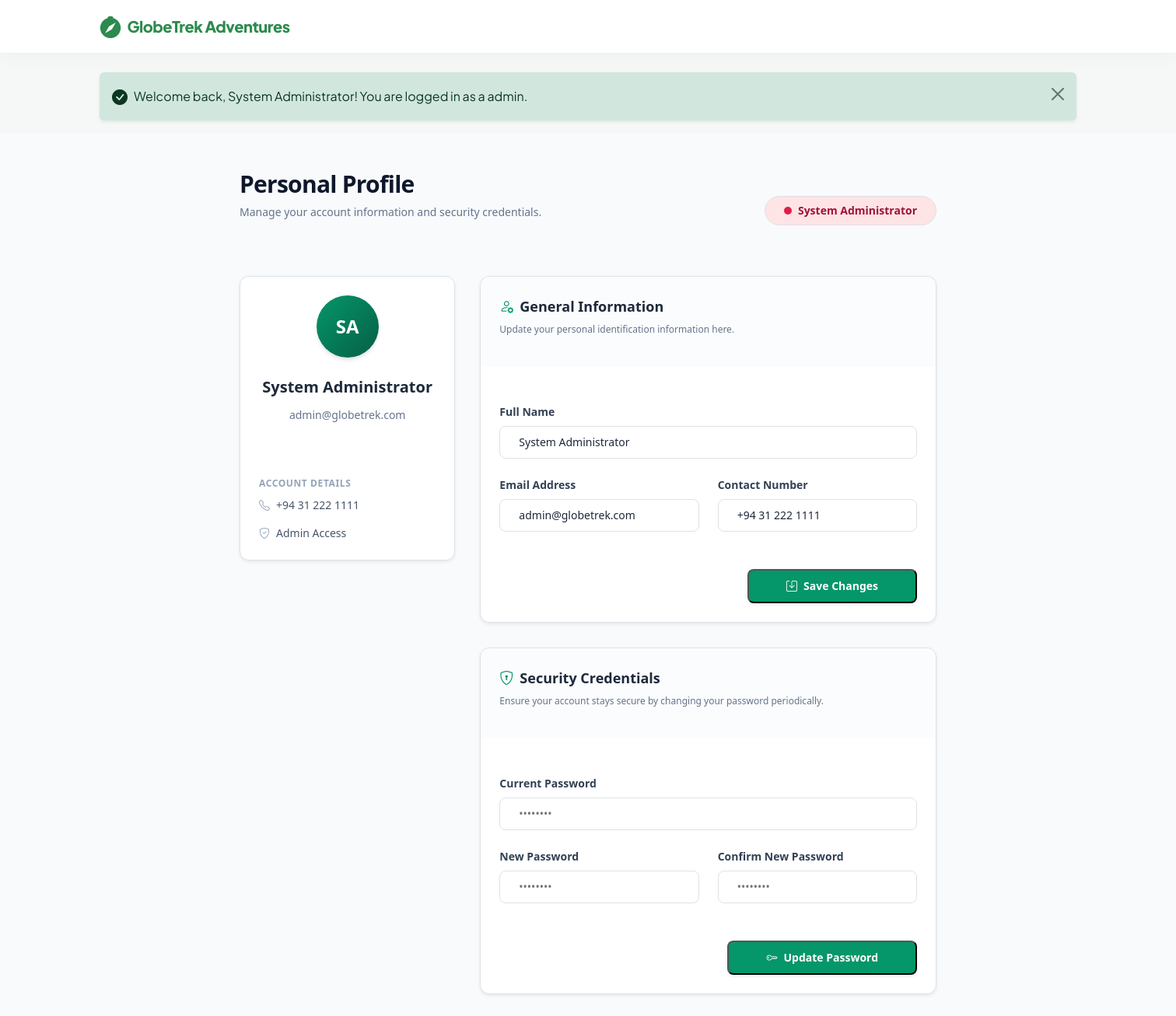
The app's page /profile.php (signed in) with its own data.
### tables this page shows
CREATE TABLE IF NOT EXISTS `users` (
  `id` INT AUTO_INCREMENT PRIMARY KEY,
  `name` VARCHAR(100) NOT NULL,
  `email` VARCHAR(100) NOT NULL UNIQUE,
  `password` VARCHAR(255) NOT NULL,
  `role` ENUM('customer', 'staff', 'admin') NOT NULL DEFAULT 'customer',
  `contact_number` VARCHAR(20) NOT NULL,
  `created_at` TIMESTAMP DEFAULT CURRENT_TIMESTAMP
);

### profile.php (the view, shortened to what this page needs)
<?php
require_once __DIR__ . '/config.php';
$user_id = $_SESSION['user_id'];
try {
    $stmt = $pdo->prepare("SELECT name, email, contact_number, role FROM users WHERE id = ?");
    $stmt->execute([$user_id]);
    $user = $stmt->fetch();
} catch (PDOException $e) {
    die("Database access error: " . $e->getMessage());
}
$role_badge = '';
$role_badge_class = '';
if ($user['role'] === 'admin') {
    $role_badge = 'System Administrator';
    $role_badge_class = 'bg-rose-100 text-rose-800 border-rose-300';
} elseif ($user['role'] === 'staff') {
    $role_badge = 'Staff Member';
    $role_badge_class = 'bg-amber-100 text-amber-800 border-amber-300';
} else {
    $role_badge = 'Customer';
    $role_badge_class = 'bg-emerald-100 text-emerald-800 border-emerald-300';
}
require_once __DIR__ . '/includes/header.php';
?>
<script src="https://cdn.tailwindcss.com"></script>
<div class="min-h-screen bg-slate-50 py-12 px-4 sm:px-6 lg:px-8 font-sans">
    <div class="max-w-4xl mx-auto">
        <div class="flex flex-col md:flex-row md:items-center md:justify-between mb-8 pb-4 border-b border-slate-200">
            <div>
                <h1 class="text-3xl font-extrabold text-slate-900 tracking-tight">Personal Profile</h1>
                <p class="mt-2 text-sm text-slate-500">Manage your account information and security credentials.</p>
            </div>
            <div class="mt-4 md:mt-0">
                <span class="inline-flex items-center px-4 py-2 rounded-full text-sm font-semibold border <?php echo $role_badge_class; ?>">
                    <span class="w-2.5 h-2.5 rounded-full mr-2 <?php echo $user['role'] === 'admin' ? 'bg-rose-600' : ($user['role'] === 'staff' ? 'bg-amber-600' : 'bg-emerald-600'); ?>"></span>
                    <?php echo htmlspecialchars($role_badge); ?>
                </span>
            </div>
        </div>
        <div class="grid grid-cols-1 md:grid-cols-3 gap-8">
            <div class="md:col-span-1">
                <div class="bg-white rounded-xl border border-slate-200 p-6 shadow-sm sticky top-24">
                    <div class="flex flex-col items-center text-center">
                        <div class="w-20 h-20 rounded-full bg-gradient-to-br from-emerald-600 to-emerald-800 text-white flex items-center justify-content-center text-2xl font-bold mb-4 shadow-md">
                            <?php
                            $words = explode(" ", $user['name']);
                            $initials = "";
                            foreach ($words as $w) {
                                $initials .= strtoupper(substr($w, 0, 1));
                            }
                            echo htmlspecialchars(substr($initials, 0, 2));
                            ?>
                        </div>
                        <h2 class="text-xl font-bold text-slate-800"><?php echo htmlspecialchars($user['name']); ?></h2>
                        <p class="text-sm text-slate-500 mt-1"><?php echo htmlspecialchars($user['email']); ?></p>
                        <div class="text-left w-full">
                            <span class="text-xs font-semibold text-slate-400 uppercase tracking-wider">Account Details</span>
                            <div class="mt-2 space-y-2 text-sm text-slate-600">
                                <p class="flex items-center gap-2">
                                    <i class="bi bi-telephone text-slate-400"></i>
                                    <span><?php echo htmlspecialchars($user['contact_number']); ?></span>
                                </p>
                                <p class="flex items-center gap-2">
                                    <i class="bi bi-shield-check text-slate-400"></i>
                                    <span class="capitalize"><?php echo htmlspecialchars($user['role']); ?> Access</span>
                                </p>
                            </div>
                        </div>
                    </div>
                </div>
            </div>
            <div class="md:col-span-2 space-y-8">
                <div class="bg-white rounded-xl border border-slate-200 shadow-sm overflow-hidden">
                    <div class="border-b border-slate-200 bg-slate-50/50 px-6 py-4">
                        <h3 class="text-lg font-bold text-slate-800 flex items-center gap-2">
                            <i class="bi bi-person-gear text-emerald-600"></i>
                            General Information
                        </h3>
                        <p class="text-xs text-slate-500 mt-0.5">Update your personal identification information here.</p>
                    </div>
                    <form action="profile.php" method="POST" class="p-6 space-y-6">
                        <div>
                            <label for="name" class="block text-sm font-semibold text-slate-700 mb-2">Full Name</label>
                            <input type="text" id="name" name="name"
                                   value="<?php echo htmlspecialchars($user['name']); ?>"
                                   required
                                   class="w-full px-4 py-2.5 border border-slate-300 rounded-lg focus:ring-2 focus:ring-emerald-500/20 focus:border-emerald-600 outline-none text-sm text-slate-800 transition bg-white"
                                   placeholder="Full Name">
                        </div>
                        <div class="grid grid-cols-1 md:grid-cols-2 gap-6">
                            <div>
                                <label for="email" class="block text-sm font-semibold text-slate-700 mb-2">Email Address</label>
                                <input type="email" id="email" name="email"
                                       value="<?php echo htmlspecialchars($user['email']); ?>"
                                       required
                                       class="w-full px-4 py-2.5 border border-slate-300 rounded-lg focus:ring-2 focus:ring-emerald-500/20 focus:border-emerald-600 outline-none text-sm text-slate-800 transition bg-white"
                                       placeholder="email@example.com">
                            </div>
                            <div>
                                <label for="contact_number" class="block text-sm font-semibold text-slate-700 mb-2">Contact Number</label>
                                <input type="text" id="contact_number" name="contact_number"
                                       value="<?php echo htmlspecialchars($user['contact_number']); ?>"
                                       required
                                       class="w-full px-4 py-2.5 border border-slate-300 rounded-lg focus:ring-2 focus:ring-emerald-500/20 focus:border-emerald-600 outline-none text-sm text-slate-800 transition bg-white"
                                       placeholder="+94 77 123 4567">
                            </div>
                        </div>
                        <div class="flex justify-end pt-4 border-t border-slate-100">
                            <button type="submit" class="inline-flex items-center justify-center px-5 py-2.5 bg-emerald-600 hover:bg-emerald-700 text-white font-semibold text-sm rounded-lg shadow-sm hover:shadow transition duration-150">
                                <i class="bi bi-save me-2"></i> Save Changes
                            </button>
                        </div>
                    </form>
                </div>
                <div class="bg-white rounded-xl border border-slate-200 shadow-sm overflow-hidden">
                    <div class="border-b border-slate-200 bg-slate-50/50 px-6 py-4">
                        <h3 class="text-lg font-bold text-slate-800 flex items-center gap-2">
                            <i class="bi bi-shield-lock text-emerald-600"></i>
                            Security Credentials
                        </h3>
                        <p class="text-xs text-slate-500 mt-0.5">Ensure your account stays secure by changing your password periodically.</p>
                    </div>
                    <form action="profile.php" method="POST" class="p-6 space-y-6">
                        <div>
                            <label for="current_password" class="block text-sm font-semibold text-slate-700 mb-2">Current Password</label>
                            <input type="password" id="current_password" name="current_password"
                                   required
                                   class="w-full px-4 py-2.5 border border-slate-300 rounded-lg focus:ring-2 focus:ring-emerald-500/20 focus:border-emerald-600 outline-none text-sm text-slate-800 transition bg-white"
                                   placeholder="••••••••">
                        </div>
                        <div class="grid grid-cols-1 md:grid-cols-2 gap-6">
                            <div>
                                <label for="new_password" class="block text-sm font-semibold text-slate-700 mb-2">New Password</label>
                                <input type="password" id="new_password" name="new_password"
                                       required
                                       class="w-full px-4 py-2.5 border border-slate-300 rounded-lg focus:ring-2 focus:ring-emerald-500/20 focus:border-emerald-600 outline-none text-sm text-slate-800 transition bg-white"
                                       placeholder="••••••••">
                            </div>
                            <div>
                                <label for="confirm_password" class="block text-sm font-semibold text-slate-700 mb-2">Confirm New Password</label>
                                <input type="password" id="confirm_password" name="confirm_password"
                                       required
                                       class="w-full px-4 py-2.5 border border-slate-300 rounded-lg focus:ring-2 focus:ring-emerald-500/20 focus:border-emerald-600 outline-none text-sm text-slate-800 transition bg-white"
                                       placeholder="••••••••">
                            </div>
                        </div>
                        <div class="flex justify-end pt-4 border-t border-slate-100">
                            <button type="submit" class="inline-flex items-center justify-center px-5 py-2.5 bg-emerald-600 hover:bg-emerald-700 text-white font-semibold text-sm rounded-lg shadow-sm hover:shadow transition duration-150">
                                <i class="bi bi-key me-2"></i> Update Password
                            </button>
                        </div>
                    </form>
                </div>
            </div>
        </div>
    </div>
</div>
<?php
require_once __DIR__ . '/includes/footer.php';
?>

### css/style.css (style rules this page uses)
:root { --primary-color: #2d8a4e; --primary-hover: #1f6036; --primary-light: #e8f5e9; --primary-dark: #1b5e20; --secondary-color: #f1f8f5; --dark-color: #1a251e; --light-color: #ffffff; --body-bg: #f5f8f6; --card-shadow: 0 10px 30px rgba(45, 138, 78, 0.06); --hover-shadow: 0 15px 35px rgba(45, 138, 78, 0.12); --border-radius-sm: 8px; --border-radius-md: 16px; --border-radius-lg: 24px; --font-sans: 'Plus Jakarta Sans', sans-serif; --transition: all 0.3s cubic-bezier(0.4, 0, 0.2, 1); }
body { font-family: var(--font-sans); background-color: var(--body-bg); color: var(--dark-color); overflow-x: hidden; }
h1, h2, h3, h4, h5, h6 { font-weight: 700; }

### records on screen
users: role "System Administrator", name "System Administrator", email "admin@globetrek.com", contact_number "+94 31 222 1111", role "Admin"

### other values on screen
$_SESSION['flash_success'] "Welcome back, System Administrator! You are logged in as a admin."
substr($initials, 0, 2) "SA"
